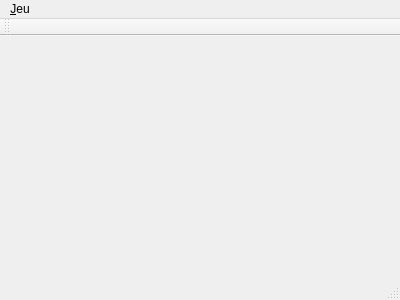
<?xml version="1.0" encoding="UTF-8"?>
<ui version="4.0">
 <class>MainWindow</class>
 <widget class="QMainWindow" name="MainWindow">
  <property name="geometry">
   <rect>
    <x>0</x>
    <y>0</y>
    <width>400</width>
    <height>300</height>
   </rect>
  </property>
  <property name="windowTitle">
   <string>Démineur</string>
  </property>
  <widget class="QWidget" name="centralWidget">
   <widget class="QWidget" name="wDemineur" native="true">
    <property name="geometry">
     <rect>
      <x>10</x>
      <y>10</y>
      <width>381</width>
      <height>241</height>
     </rect>
    </property>
   </widget>
  </widget>
  <widget class="QMenuBar" name="menuBar">
   <property name="geometry">
    <rect>
     <x>0</x>
     <y>0</y>
     <width>400</width>
     <height>21</height>
    </rect>
   </property>
   <widget class="QMenu" name="menuJeu">
    <property name="title">
     <string>&amp;Jeu</string>
    </property>
    <addaction name="actionNouveau"/>
    <addaction name="actionFermer"/>
    <addaction name="action_Quitter"/>
   </widget>
   <addaction name="menuJeu"/>
  </widget>
  <widget class="QToolBar" name="mainToolBar">
   <attribute name="toolBarArea">
    <enum>TopToolBarArea</enum>
   </attribute>
   <attribute name="toolBarBreak">
    <bool>false</bool>
   </attribute>
  </widget>
  <widget class="QStatusBar" name="statusBar"/>
  <action name="actionNouveau">
   <property name="text">
    <string>&amp;Nouveau</string>
   </property>
   <property name="shortcut">
    <string>Ctrl+N</string>
   </property>
  </action>
  <action name="actionFermer">
   <property name="enabled">
    <bool>false</bool>
   </property>
   <property name="text">
    <string>&amp;Fermer</string>
   </property>
   <property name="shortcut">
    <string>Ctrl+F</string>
   </property>
  </action>
  <action name="action_Quitter">
   <property name="text">
    <string>&amp;Quitter</string>
   </property>
   <property name="shortcut">
    <string>Ctrl+Q</string>
   </property>
  </action>
 </widget>
 <layoutdefault spacing="6" margin="11"/>
 <resources/>
 <connections/>
</ui>
